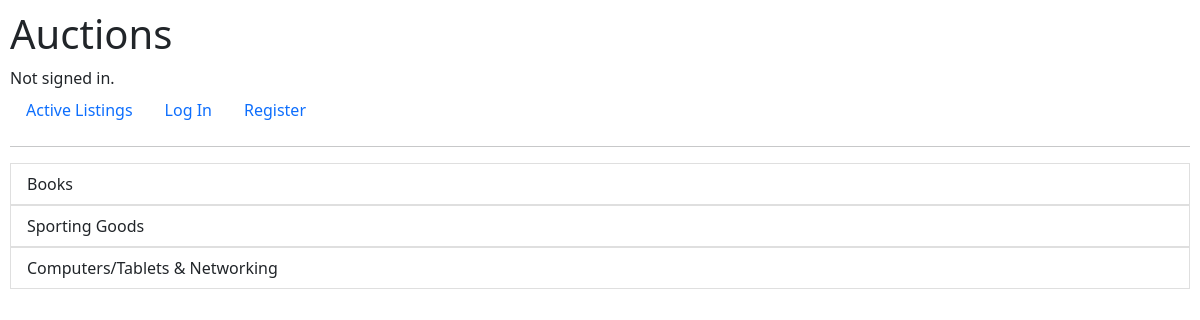
The page /categories_list on the database its author committed.
### auctions/models.py (models this page shows)
class Category(models.Model):
    name = models.CharField(max_length=32, null=True, default='', unique=True)

### auctions/views.py (the view)
# urls.py: path("categories_list", views.categories_list, name='categories_list'),
def categories_list(request):
    category_ids = Auction.objects.exclude(
        category=None).values_list('category', flat=True).distinct()
    category_names = []
    for id in category_ids:
        category_names.append(Category.objects.get(pk=id))
    return render(request, "auctions/categories_list.html", {
        'categories': category_names,
        'watchlist_num': get_watchlist_num(request)
    })

### auctions/views.py (called while the page is built)
def get_watchlist_num(request):
    if request.user.is_authenticated:
        return Watchlist.objects.filter(user=request.user).count()
    else:
        return None

### auctions/templates/auctions/categories_list.html
{% extends 'auctions/layout.html' %}
{% block body %}
<ul class="list-group">
    {% for category in categories %}
    <a href="{% url 'category_page' category.id %}">
        <li class="list-group-item">{{ category.name }}</li>
    </a>
    {% empty %}
    <h2>Empty</h2>
    {% endfor %}
</ul>
{% endblock %}

### auctions/static/auctions/styles.css (style rules this page uses)
body { padding: 10px; }
a:link { text-decoration: none !important; }

### rows shown on the page
Category: name "Books"
Category: name "Sporting Goods"
Category: name "Computers/Tablets & Networking"
